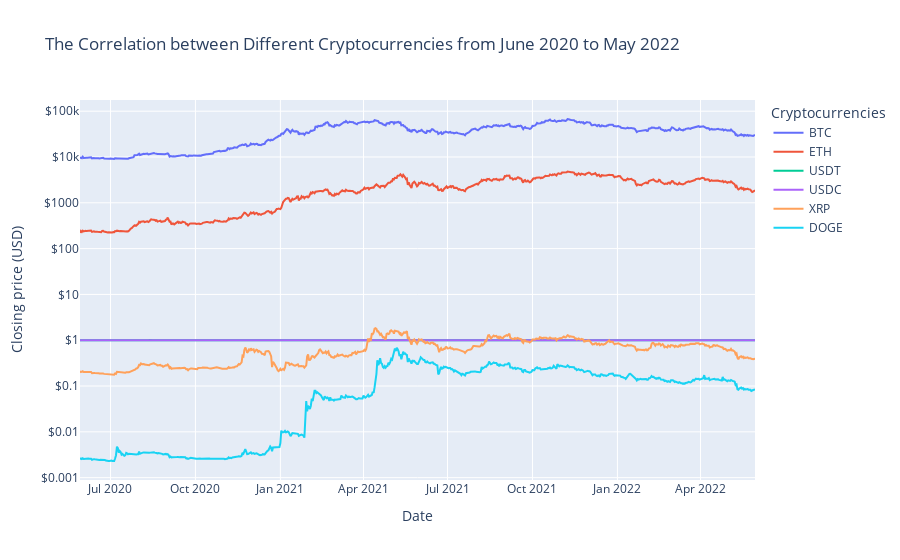

Write notebook code for a chart like this one.
### Code cell
fig = go.Figure()

# Scatter
for idx, name in enumerate(crypto_data):
    fig = fig.add_trace(
        go.Scatter(
            x = crypto_data[name].index,
            y = crypto_data[name].Close,
            name = name,
        )
    )

fig.update_layout(
    title = 'The Correlation between Different Cryptocurrencies from June 2020 to May 2022',
    xaxis_title = 'Date',
    yaxis_title = f'Closing price ({CURRENCY})',
    legend_title = 'Cryptocurrencies'
    )
fig.update_yaxes(type='log', tickprefix='$')

fig.show()

### Figure 1 — Plotly figure (JSON) as saved in the notebook; plotly's stock layout.template omitted (floating-point values rounded to 4 significant figures; data arrays with more than 128 entries replaced by an {"elided": "..."} marker saying what was removed)
{"data": [{"name": "BTC", "type": "scatter", "x": {"elided": "731 str values"}, "y": {"elided": "731 float values"}}, {"name": "ETH", "type": "scatter", "x": {"elided": "731 str values"}, "y": {"elided": "731 float values"}}, {"name": "USDT", "type": "scatter", "x": {"elided": "731 str values"}, "y": {"elided": "731 float values"}}, {"name": "USDC", "type": "scatter", "x": {"elided": "731 str values"}, "y": {"elided": "731 float values"}}, {"name": "XRP", "type": "scatter", "x": {"elided": "731 str values"}, "y": {"elided": "731 float values"}}, {"name": "DOGE", "type": "scatter", "x": {"elided": "731 str values"}, "y": {"elided": "731 float values"}}], "layout": {"legend": {"title": {"text": "Cryptocurrencies"}}, "title": {"text": "The Correlation between Different Cryptocurrencies from June 2020 to May 2022"}, "xaxis": {"title": {"text": "Date"}}, "yaxis": {"tickprefix": "$", "title": {"text": "Closing price (USD)"}, "type": "log"}}}
